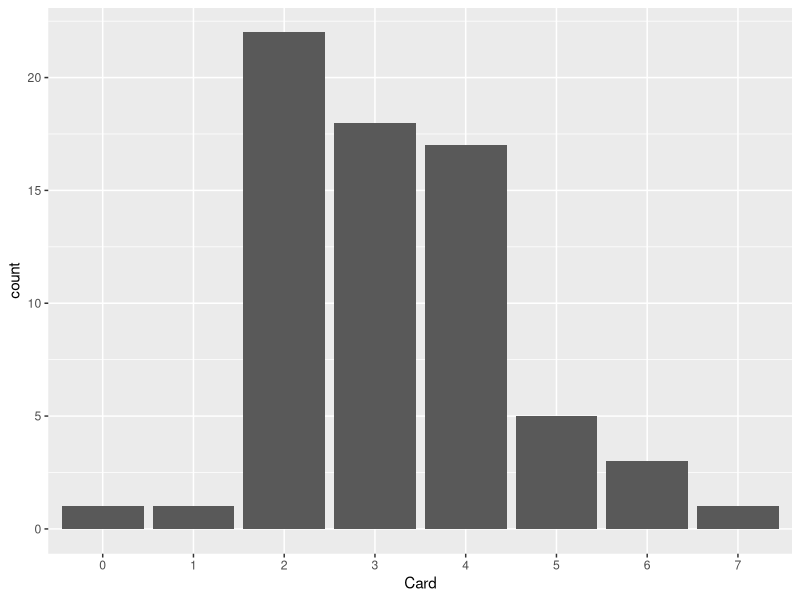
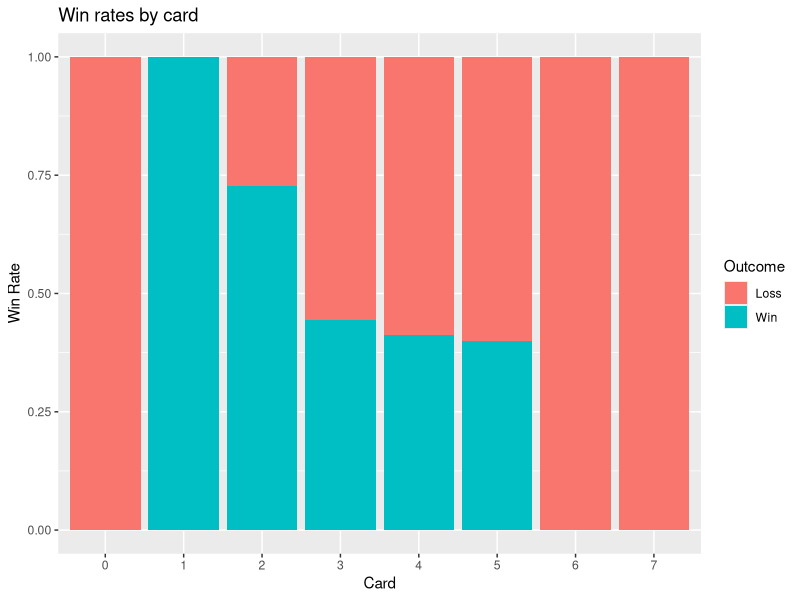
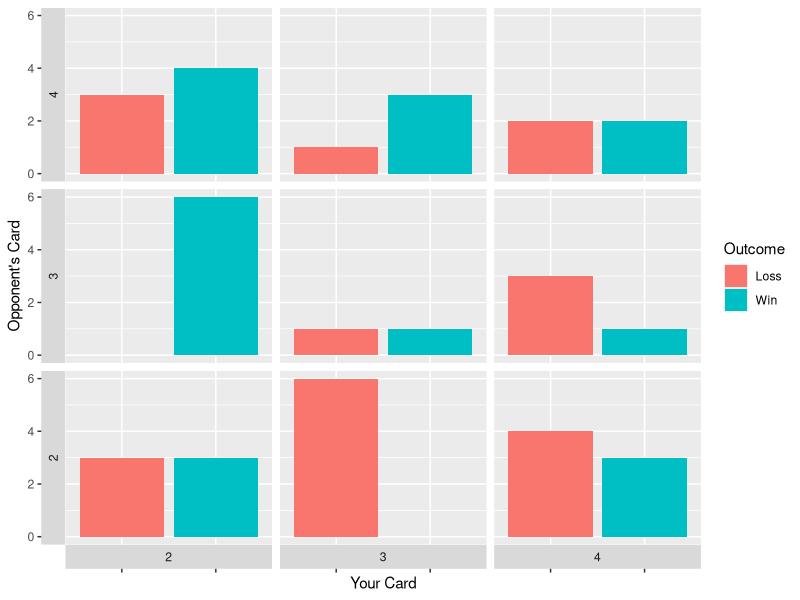

The R source for these figures, in order:
## ---- chunk 1
knitr::opts_chunk$set(warning=FALSE, message=FALSE, echo=FALSE)
## ---- chunk 2
library(tidyverse)
library(stringr)
## ---- chunk 3
columnNames = c("Game #","Player 1","Player 2","P2 wins?","P1 Card 1","P2 Card 1","P1 Card 2","P2 Card 2","P1 Card 3","P2 Card 3","P1 Card 4","P2 Card 4","P1 Card 5","P2 Card 5","P1 Card 6","P2 Card 6","P1 Card 7","P2 Card 7","P1 Card 8","P2 Card 8") %>% str_replace_all("[ #?]", "")
ratData <- read_csv("Brave Rats Data - Record.csv", skip_empty_rows = TRUE, col_names = columnNames, skip=1)%>% 
  select(P2wins, P1Card1, P2Card1)
## ---- chunk 4
notFlipped <- ratData %>% 
  mutate(P1Wins = abs(P2wins-1), P1Card = ratData$P1Card1, P2Card = ratData$P2Card1) %>% select(P1Wins, P1Card, P2Card)

flipped <- ratData %>% 
  mutate(P1Wins = P2wins, P1Card = ratData$P2Card1, P2Card = ratData$P1Card1) %>% select(P1Wins, P1Card, P2Card)


fullSet <- rbind(notFlipped, flipped) %>% filter(P1Wins != 0.5) %>% mutate(Outcome = ifelse(
  P1Wins==1, "Win", "Loss"
))
## ---- chunk 5
fullSet %>% 
  ggplot(aes(x=P1Card %>% as_factor())) +
  geom_histogram(stat="count") +
  xlab("Card")
## ---- chunk 6
fullSet %>% 
  group_by(P1Card, Outcome) %>% 
  tally() %>% 
  pivot_wider(names_from=Outcome, values_from=n, values_fill=0) %>% 
  mutate(winRate=Win/(Win+Loss))
## ---- chunk 7
fullSet %>% 
  ggplot(aes(x=P1Card %>% as_factor(), fill=Outcome)) +
  geom_histogram(position="fill", stat="count") +
  xlab("Card") +
  ylab("Win Rate") +
  ggtitle("Win rates by card")
## ---- chunk 8
mainSet <- fullSet %>% 
  filter(P1Card %in% c(2,3,4) & P2Card %in% c(2,3,4))
## ---- chunk 9
mainSet %>% 
  mutate(P2Card=factor(P2Card, levels=c("4","3","2"))) %>% 
  ggplot(aes(x=Outcome, fill=Outcome)) +
  geom_bar(aes(stat="count")) +
  facet_grid(vars(P2Card), vars(P1Card), switch="both") +
  ylab("Opponent's Card") +
  xlab("Your Card")+
  theme(axis.text.x = element_blank())
